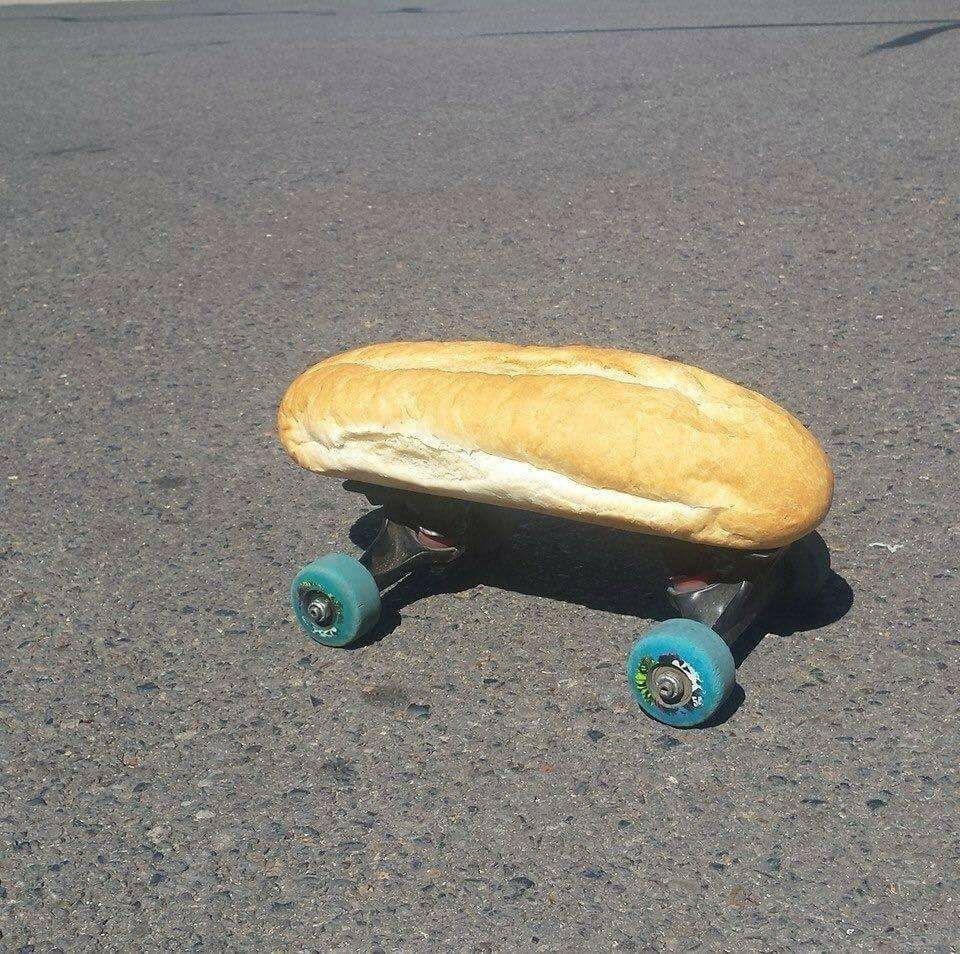
#> input picture ProcesamientoDeImagenesFacultad/Libro/foton.jpg, 960 x 954 px
$ python Histogr.py
#> lines starting #> are read from the running program, lines starting #| are printed output that depends on the picture
from PIL import Image
import numpy as np
import matplotlib.pyplot as plt

# read image to array
im = np.array(Image.open("foton.jpg").convert("L"))
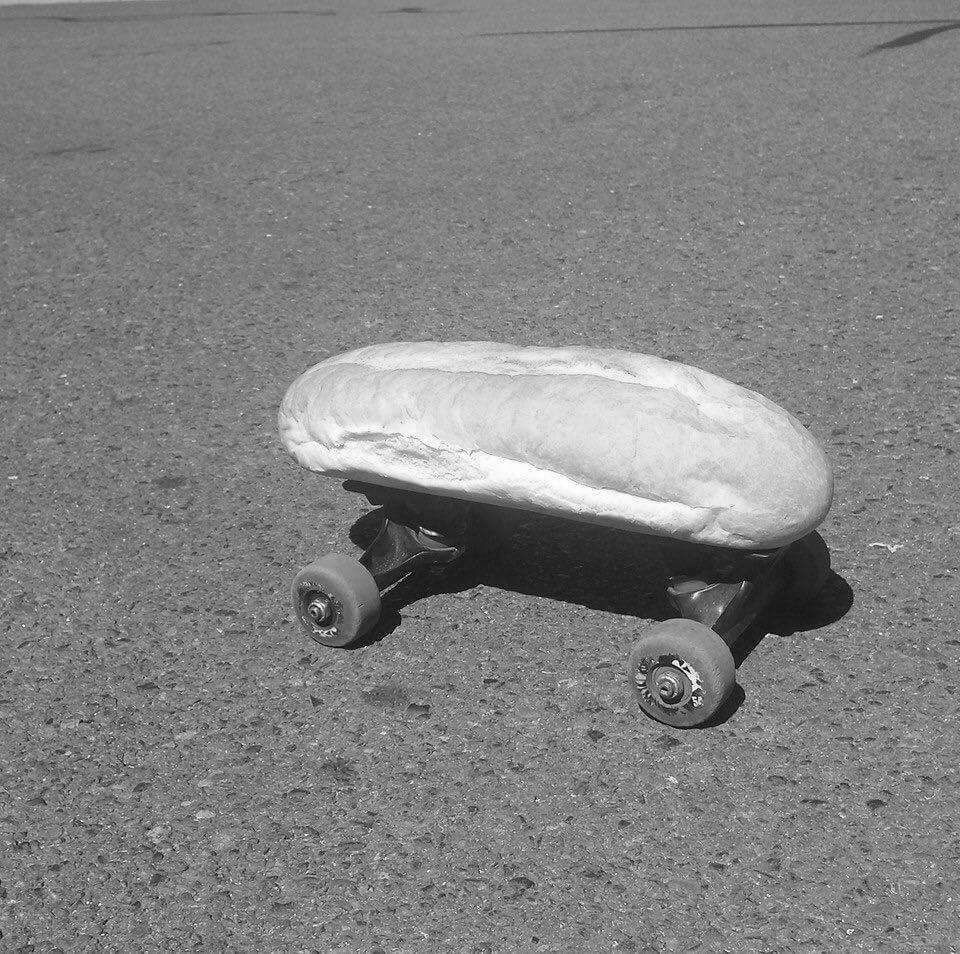
#> im: shape (954, 960); min 0, max 255, mean 130.2

# create new figure
plt.figure()

# dont use colors
plt.gray()

# Show contours with origin upper left corner
plt.contour(im, origin="image")
plt.axis("equal")
plt.axis("off")

plt.figure()
plt.hist(im.flatten(), 128)
plt.show()
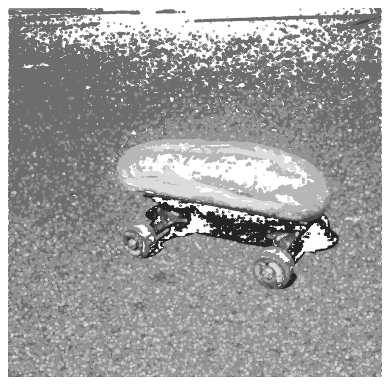
#> figure drawn by matplotlib, 1 panel
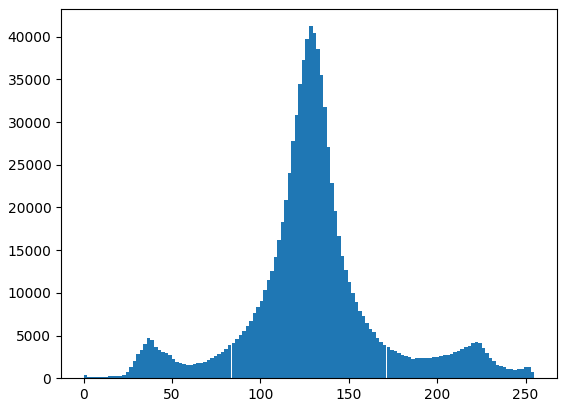
#> figure drawn by matplotlib, 1 panel; tallest bar 41236 high, from x = 127.5 to 129.5
